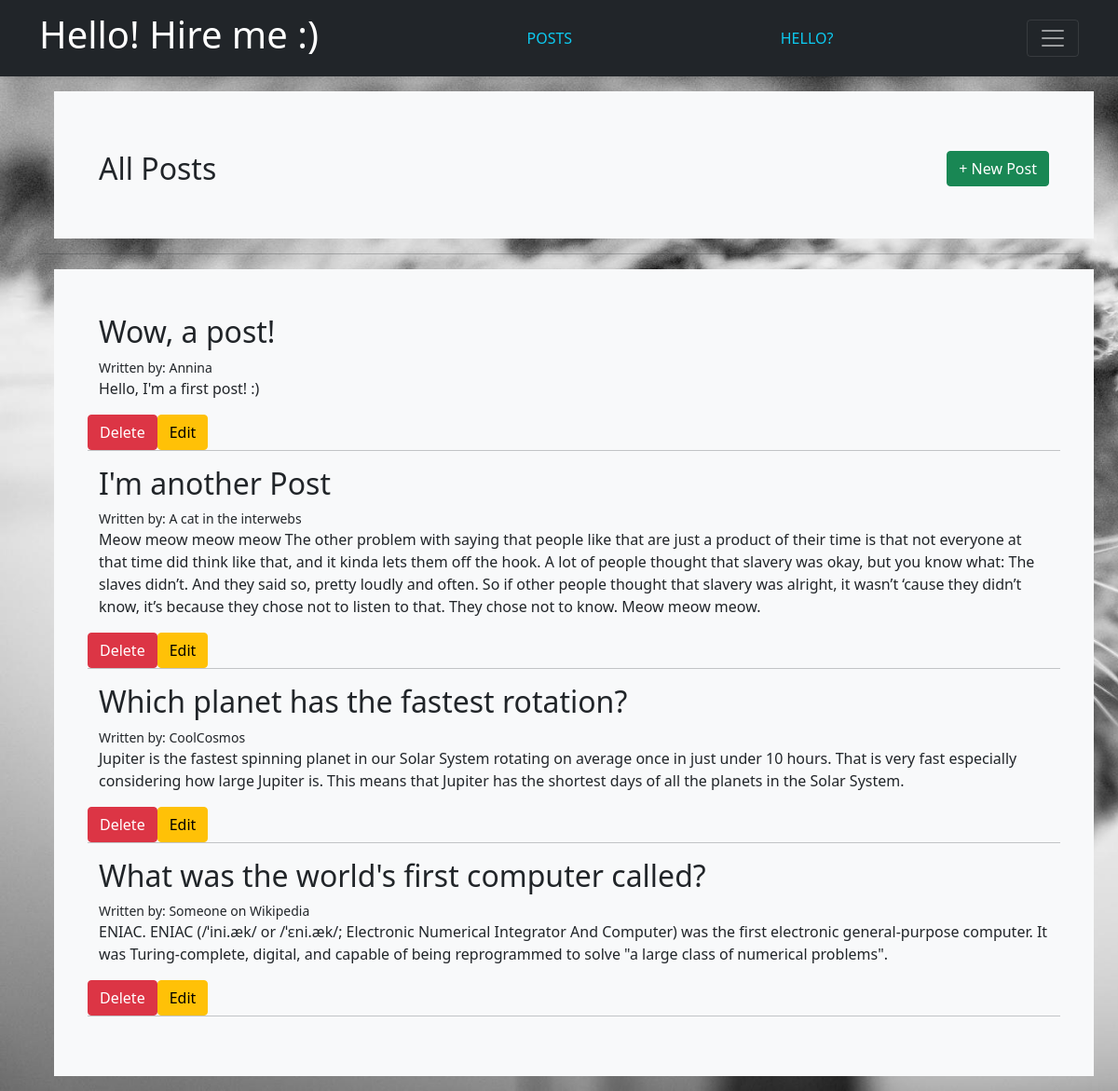
The page /posts on the database its author committed.
### app.py (models this page shows, shortened)
class BlogPost(db.Model):
    id = db.Column(db.Integer, primary_key=True)
    title = db.Column(db.String(100), nullable=False)
    content = db.Column(db.Text, nullable=False)
    author = db.Column(db.String(30), nullable=False, default='N/A')
    date_posted = db.Column(db.DateTime, nullable=False, default=datetime.utcnow)

### app.py (the view)
@app.route('/posts', methods=['GET', 'POST'])
def posts():
    if request.method == 'POST':
        post_title = request.form['title']
        post_content = request.form['content']
        post_author = request.form['author']
        new_post = BlogPost(title=post_title, author=post_author, content=post_content)
        db.session.add(new_post)
        db.session.commit()
        return redirect('/posts')
    else:
        all_posts = BlogPost.query.order_by(BlogPost.date_posted).all()
        return render_template('posts.html', posts=all_posts)

### templates/posts.html (shortened to what this page needs)
{% extends 'base.html' %}
{% block body %}
<div class="container overflow-hidden p-3 p-md-5 m-md-3 bg-light">
    <div class="row">
        <div class="col-sm pt-3">
            <h2>All Posts</h2>
        </div>
        <div class="col-sm pt-3">
        </div>
        <div class="col-sm pt-3">
            <a class="btn btn-success float-end" href="/posts/new">+ New Post</a>
        </div>
    </div>
</div>
<hr>
<div class="container overflow-hidden p-3 p-md-5 m-md-3 bg-light">
    <div class="row">
        {% for post in posts %}
        <h2>{{ post.title }}</h2>
        {% if post.author %}
        <small>Written by: {{ post.author }}</small>
        {% else %}
        <p>N/A</p>
        {% endif %}
        <p>{{ post.content }}</p>
        <a class="btn btn-danger w-auto" role="button" href='/posts/delete/{{ post.id }}'>Delete</a>
        <a class="btn btn-warning w-auto" role="button" href='/posts/edit/{{ post.id }}'>Edit</a>
        <hr>
        {% endfor %}
    </div>
</div>
{% endblock %}

### templates/base.html (shortened to what this page needs)
<!DOCTYPE html>
<html lang="en">
<head>
    <link href="https://cdn.jsdelivr.net/npm/bootstrap@5.0.0-beta1/dist/css/bootstrap.min.css" rel="stylesheet"
>
    <link rel="stylesheet" href="{{ url_for('static', filename='main.css') }}">
</head>
<body>
    <header>
        <div class="navbar navbar-dark bg-dark shadow-sm">
            <div class="container">
                <a href="/" class="navbar-brand d-flex align-items-center">
                    <strong>
                        <h1>Hello! Hire me :) </h1>
                    </strong>
                </a>
                <a class="nav-link text-info text-uppercase" href="/posts">Posts</a>
                <a class="nav-link text-info text-uppercase" href="/purrrfect">Hello?</a>
                <button class="navbar-toggler" type="button" data-bs-toggle="collapse" data-bs-target="#navbarHeader"
                    aria-controls="navbarHeader" aria-expanded="false" aria-label="Toggle navigation">
                    <span class="navbar-toggler-icon"></span>
                </button>
            </div>
        </div>
    </header>
    <div class="container">
        {% block body %} {% endblock %}
    </div>
</body>
</html>

### static/main.css (style rules this page uses)
body { background-repeat: no-repeat; background-attachment: fixed; background-size: cover; background-image: url("/static/images/cat.jpg"); }

### rows shown on the page
BlogPost: title "Wow, a post!", author "Annina", content "Hello, I'm a first post! :)"
BlogPost: title "I'm another Post", author "A cat in the interwebs", content "Meow meow meow meow The other problem with saying that people like that are just a product of their time is that not everyone at that time did think like that, and it kinda lets them off the hook. A lot of people thought that slavery was okay, but you know what: The slaves didn’t. And they said so, pretty loudly and often. So if other people thought that slavery was alright, it wasn’t ‘cause they didn’t know, it’s because they chose not to listen to that. They chose not to know. Meow meow meow."
BlogPost: title "Which planet has the fastest rotation?", author "CoolCosmos", content "Jupiter is the fastest spinning planet in our Solar System rotating on average once in just under 10 hours. That is very fast especially considering how large Jupiter is. This means that Jupiter has the shortest days of all the planets in the Solar System."
BlogPost: title "What was the world's first computer called?", author "Someone on Wikipedia", content "ENIAC. ENIAC (/ˈini.æk/ or /ˈɛni.æk/; Electronic Numerical Integrator And Computer) was the first electronic general-purpose computer. It was Turing-complete, digital, and capable of being reprogrammed to solve \"a large class of numerical problems\"."
